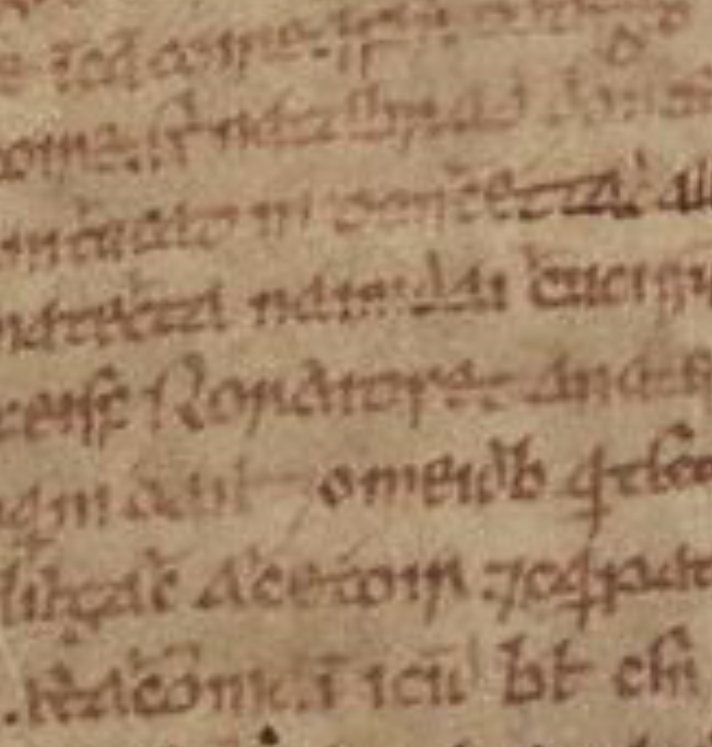
#> input picture Code/Pic/pic1.png, 712 x 747 px, found by its file name
$ python dictionary_learning_example.py
#> lines starting #> are read from the running program, lines starting #| are printed output that depends on the picture
#Trying to use the dictionary learning

from time import time
import matplotlib.pyplot as plt
import matplotlib.image as mpimg
import scipy as sp
import numpy as np
from skimage.color import rgb2gray
from skimage.util import view_as_windows
from sklearn.feature_extraction.image import extract_patches_2d, PatchExtractor
from sklearn.decomposition import MiniBatchDictionaryLearning
from sklearn.feature_extraction.image import reconstruct_from_patches_2d

# load the images
img1=mpimg.imread('pic1.png')
#> img1 is the input picture: shape (747, 712, 4) float32; mean R, G, B, A 0.643, 0.525, 0.408, 1
img2=mpimg.imread('pic2.png')
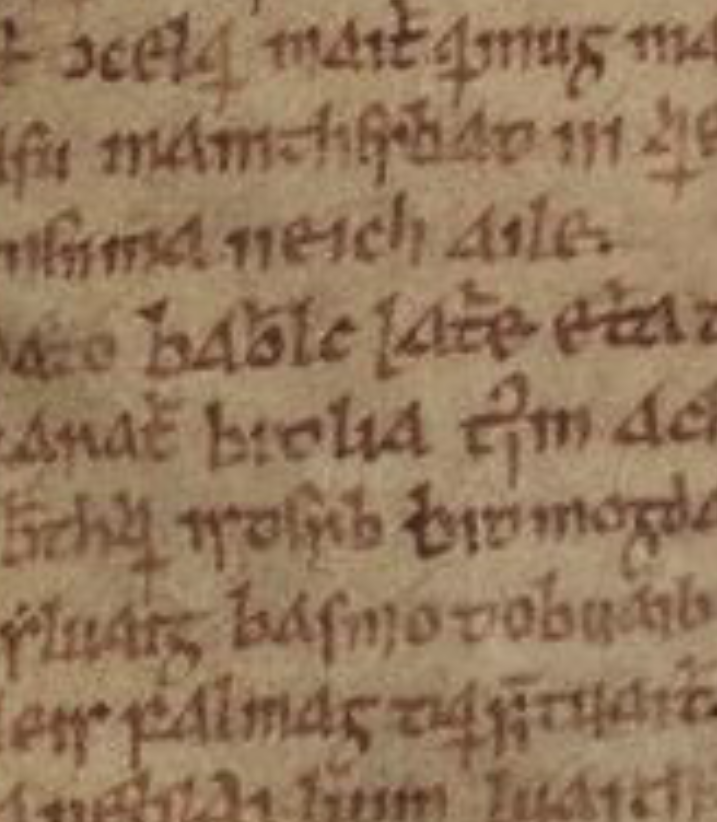
#> input picture Code/Pic/pic2.png, 717 x 822 px, found by its file name
#> img2 is the input picture: shape (822, 717, 4) float32; mean R, G, B, A 0.581, 0.471, 0.36, 1

# convert them to grayscale
img1_gray = rgb2gray(img1)
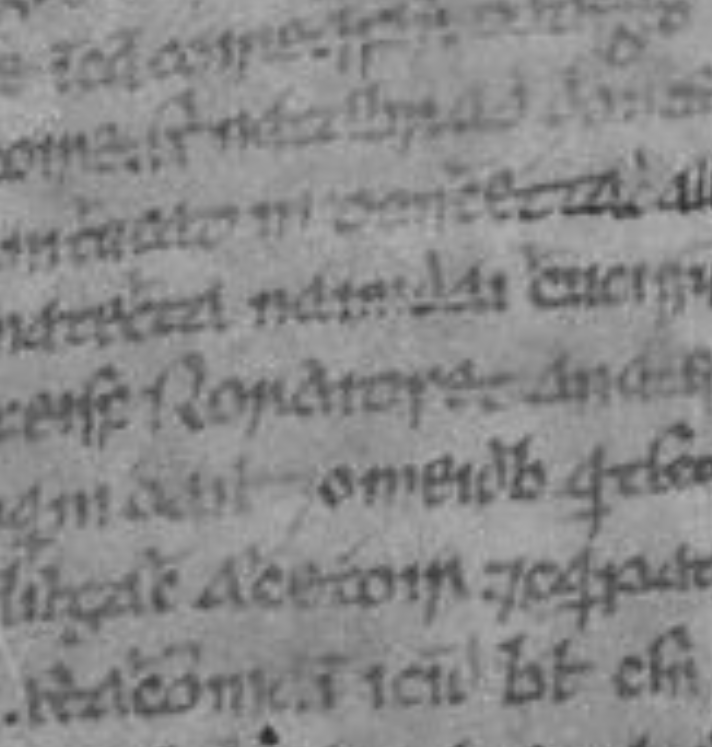
#> img1_gray: shape (747, 712) float32; min 0.149, max 0.712, mean 0.542
img2_gray = rgb2gray(img2)
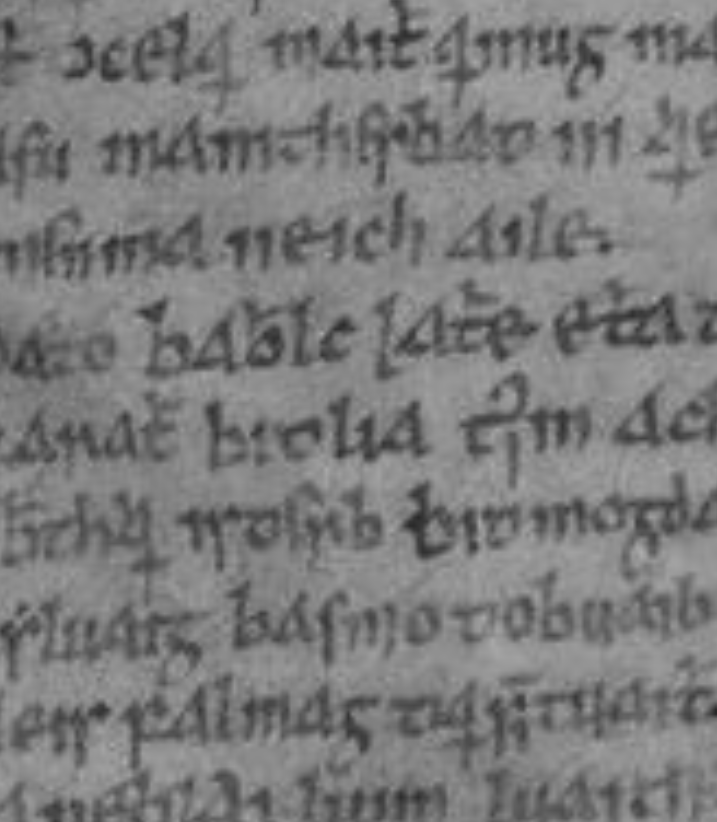
#> img2_gray: shape (822, 717) float32; min 0.154, max 0.682, mean 0.487
#print(img1_gray.shape, img2_gray.shape)

# rescale them
n = 255
img1_gray_re = img1_gray[0:n, 0:n]
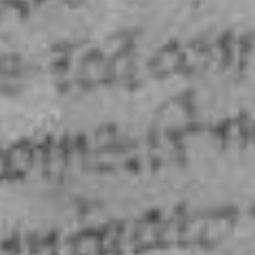
#> img1_gray_re: shape (255, 255) float32; min 0.255, max 0.712, mean 0.551
img2_gray_re = img2_gray[200:200+n, 200:200+n]
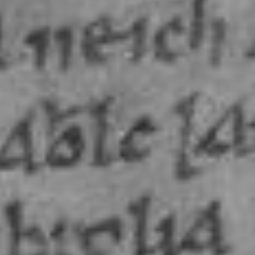
#> img2_gray_re: shape (255, 255) float32; min 0.178, max 0.66, mean 0.476

# show images
plt.figure()
plt.imshow(img1_gray_re, cmap='gray')
plt.title("Ground truth 1")


plt.figure()
plt.imshow(img2_gray_re, cmap='gray')
plt.title("Ground truth 2")
plt.show


# Extract reference patches from the first image
print('Extracting reference patches...')
t0 = time()
m = 16 #Check other sizes
patch_size = (m, m)
step = 5


patches = view_as_windows(img1_gray_re, patch_size, step)
#print("Patches before reshaping:", patches.shape)

patches = patches.reshape(-1, patch_size[0] * patch_size[1])
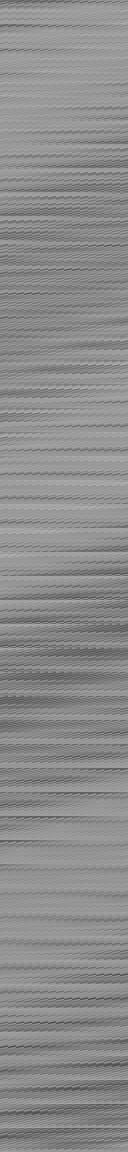
#> patches: shape (2304, 256) float32 (shown at 1/2 size); min 0.255, max 0.712, mean 0.55
#print("Patches after reshaping:", patches.shape)

patches -= np.mean(patches, axis=0)
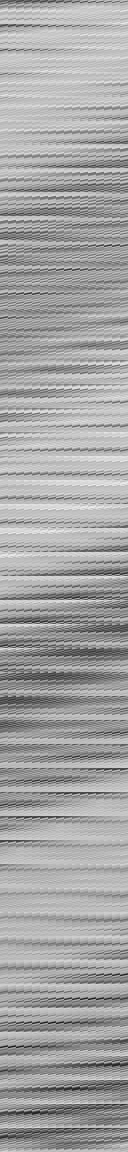
#> patches: shape (2304, 256) float32 (shown at 1/2 size); min -0.297, max 0.163, mean -1.35e-06; drawn with min black and max white
patches /= np.std(patches, axis=0)
print('done in %.2fs.' % (time() - t0))
print(patches.shape)
#| (2304, 256)

# Learn the dictionary from reference patches

print('Learning the dictionary...')
t0 = time()
#> (the run stopped early here; a loop or call above may not have finished)
